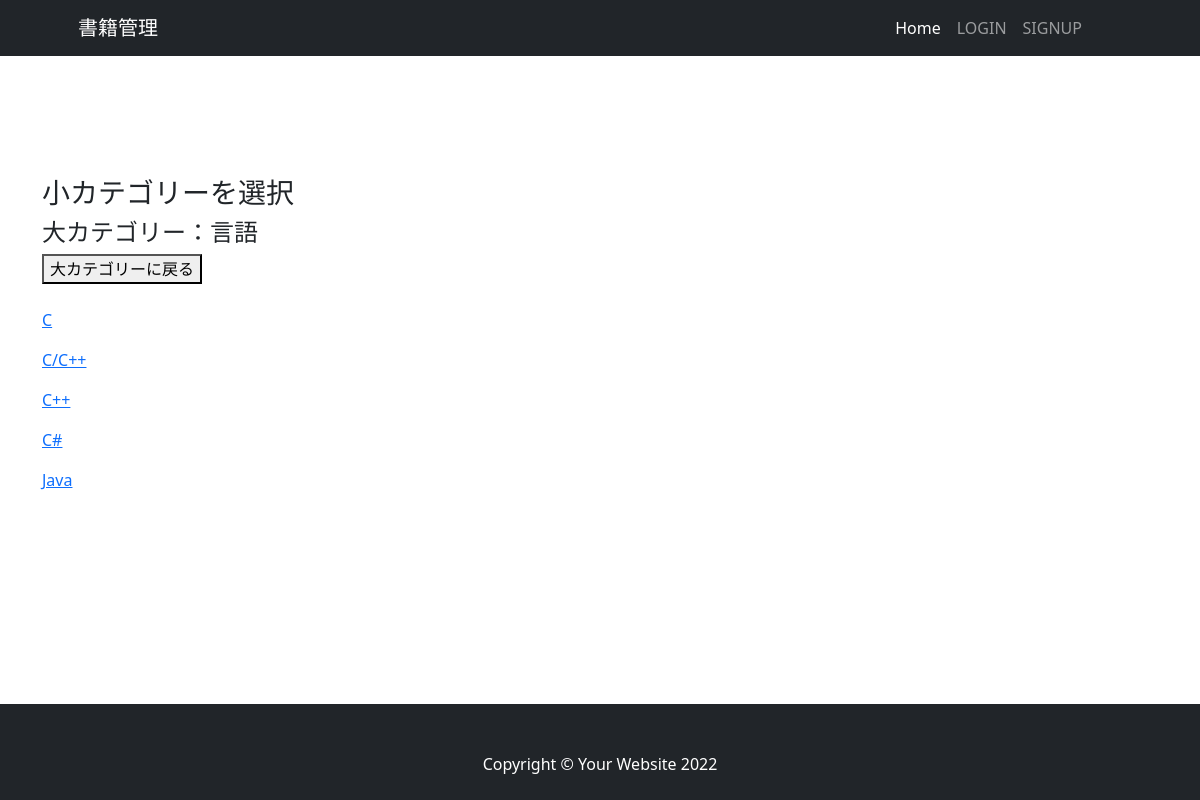
/select_small_category/1/, run on the app's committed database.
### book_rental_app/models.py (models this page shows, shortened)
class LargeCategory(models.Model):
    name = models.CharField(max_length=25, verbose_name='Large Categroy name')
    class Meta:
        db_table = 'Large_Category'
        verbose_name = '大カテゴリー'
        verbose_name_plural = '大カテゴリー'

class SmallCategory(models.Model):
    large_category = models.ForeignKey(LargeCategory, on_delete=models.SET_NULL, blank=True, null=True, verbose_name='Large Categroy name')
    name = models.CharField(max_length=25, verbose_name='Small Categroy name')
    class Meta:
        db_table = 'Small_Category'
        verbose_name = '小カテゴリー'
        verbose_name_plural = '小カテゴリー'

### book_rental_app/views/books_views.py (the view)
# urls.py: path('select_small_category/<int:large_pk>/', views.select_small_category, name='select_small_category'),
def select_small_category(request, large_pk):
    large_category = LargeCategory.objects.get(id=large_pk)
    small_categories = SmallCategory.objects.all()
    context = {
        'large_category': large_category,
        'small_categories': small_categories,
    }
    return render(request, 'lender/add_book/select_small_category.html', context)

### book_rental_app/templates/lender/add_book/select_small_category.html (shortened to what this page needs)
{% extends 'lender/base.html' %}
{% block content %}
<section class="pt-4">
  <div class="container">
    <h3>小カテゴリーを選択</h3>
    <h4>大カテゴリー：{{ large_category.name }}</h4>
    <button type="button" onclick="location.href='{% url 'book_rental_app:select_large_category' %}'">大カテゴリーに戻る</button>
    <div>
      <br>
    </div>
    {% for small_category in small_categories %}
        <p><a href="{% url 'book_rental_app:add_book' large_category.pk small_category.pk %}">{{ small_category.name }}</a></p>
    {% endfor %}
    </div>
</section>
{% endblock %}

### static/css/mystyle.css (style rules this page uses)
body { margin: 0; padding: 0; position: relative; padding-bottom: 120px; }
section { margin-top: 6rem; }

### data on the page
LargeCategory: name "言語"
SmallCategory: name "C"
SmallCategory: name "C/C++"
SmallCategory: name "C++"
SmallCategory: name "C#"
SmallCategory: name "Java"
